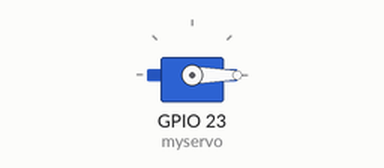
The sketch below on a simulated ESP32. On the bench: servo.

Above: at 0.05 s.
At 4.0 s:
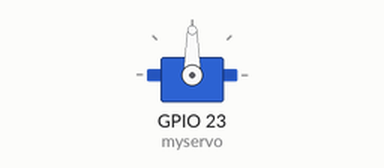
Timing chart, 0 to 5.2 s (numbered marks = the images above):
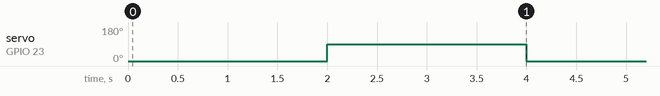

The sketch:

pwmserv0.ino
```cpp
#include <ESP32Servo.h>

//Servo servo1;
//Servo servo2;
//Servo servo3;
//Servo servo4;
//int angle = 0;

Servo myservo;

void setup() {
  // servo0.attach(3);
  // servo1.attach(5);
  // servo2.attach(6);
  myservo.attach(23);
}


void loop() {
  // for (angle = 0; angle = 30; angle--) {
  // servo0.write(angle);
  // servo1.write(angle);
  // servo2.write(angle);
  // servo3.write(angle);
  // delay(10);
  // }

  // for (angle = 30; angle = 0; angle++) {
  // servo0.write(angle);
  // servo1.write(angle);
  // servo2.write(angle);
  // servo3.write(angle);
  // delay(10);
  // }

  // servo0.write(1);
  // servo1.write(angle);
  // servo2.write(angle);
  myservo.write(0);
  delay(2000);
  myservo.write(90);
  delay(2000);
}
```

Measured:
- by itself, servo on GPIO 23 (myservo): alternates 90° for 2.0 s and 0° for 2.0 s
